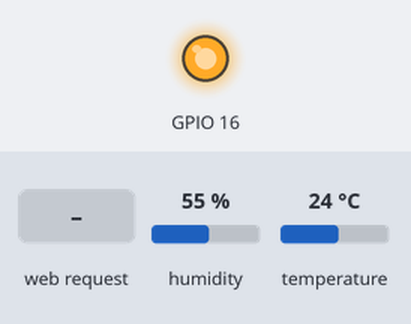
A sketch run on a simulated ESP8266 (NodeMCU). Shown: output pins drawn as LEDs (lit = HIGH). The inputs (shaded band) are chosen by the test bench; at power-on: humidity 55 %, temperature 24 °C. WiFi joins after 1.5 s; servers stay silent unless stated; web services answer with replies made up by the test bench; pins used as bus, display or sensor lines are not drawn; what the sketch prints to the serial monitor is not drawn.

Above: at 2.9 s.
3.0 s: HTTP request GET /readTemp received
At 3.07 s:
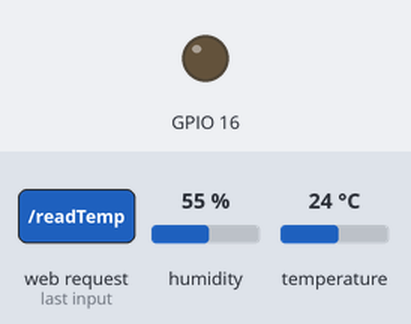
Timing chart, 0 to 6.0 s (numbered marks = the images above; inputs shaded):
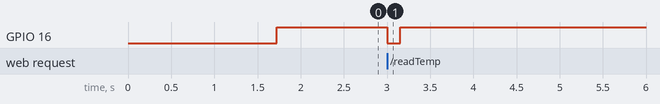

The sketch:

dht_wifi_2_ajax.ino
```cpp
// Simple testing program for ESP8266 Node MCU dev. kit and DHT22 sensor
// ESP8266 periodically reads DHT22 for temperature and humidity and
// provides this data via HTTP server which is accessible via WiFi.
// Data on the web page are refreshed periodically by AJAX functions.
// DHT22 connection:
//
//    DHT22       Node MCU
//   +------+    +-----+
//   | GND  |----| GND |
//   | NC   |    |     |
//   | DATA |----| D4  |
//   | VCC  |----| D2  |
//   +------+    +-----+
//

#include "DHT.h"
#include <ESP8266WiFi.h>
#include <WiFiClient.h>
#include <ESP8266WebServer.h>
#include <ESP8266HTTPClient.h>

#include "index.h"        // Our HTML webpage contents with javascripts

#define VCC_PIN 4         // Provide VCC on this pin
#define DHTPIN  2         // what digital pin we're connected to
#define DHTTYPE DHT22     // DHT 22  (AM2302), AM2321

DHT dht(DHTPIN, DHTTYPE);     // Initialize DHT sensor.
ESP8266WebServer server(80);  // Port 80

// Station access to the router
const char* g_SSID_STA = "<YourAPssid>";
const char* g_PSWD_STA = "<Password>";

// Soft. AP access
const char* g_SSID_AP = "TempHumidity";
const char* g_PSWD_AP = "onforever";

IPAddress g_STA_IP;       // IP obtained from router's DHCP
IPAddress g_AP_IP;        // Our SW AP IP
String    g_PUB_IP;       // Public IP of the router

float     g_H             = 0;     // Hummidity
float     g_T             = 0;     // Temperature
int       g_CH            = 10;    // Channel Wifi
long      g_LAST_MEAS     = 0;     // The last measurement
long      g_LAST_ACTIVITY = 0;     // The last activity on http
long      g_DUR_ACTIVITY  = 150;   // The last activity on http
long      g_LAST_IP       = 0;     // The last public IP check
const int c_DURATION_MEAS = 3000;  // The frequency of temperature measurement
const int c_PERIOD_IP     = 60000; // Check public IP period

//==============================================================
//                  FUNCTIONS
//==============================================================

// HTTP sever - handle requests
void handleRoot(){
  String s = MAIN_page;             // Read HTML contents
  server.send(200, "text/html", s); // Send web page
}

// HTTP sever - handle AJAX requests for values
void handleValues() {
  // LED ON when activity has been started
  digitalWrite(16, LOW);
  g_LAST_ACTIVITY = millis();

  // Update IP info
  g_STA_IP = WiFi.localIP();
  g_AP_IP  = WiFi.softAPIP();

  String values;
  values = String(g_T) + ";" + String(g_H) + ";" +
           g_STA_IP.toString() + ";" + g_AP_IP.toString() + ";" + g_PUB_IP;
  server.send(200, "text/plane", values); // Send Temp value only to client ajax request
}
/*
// HTTP sever - receive channel value from the client
void handleChannel() {
 String channelValue = "1";
 String t_state = server.arg("ChannelValue"); //Refer  xhttp.open("GET", "setLED?LEDstate="+led, true);
 g_CH = t_state.toInt();
 WiFi.softAP(g_SSID_AP, g_PSWD_AP, g_CH, false);
 Serial.println(t_state);
 Serial.println(g_CH);
 String wifiChannelState = String(g_CH); //Feedback parameter

 server.send(200, "text/plane", wifiChannelState); //Send web page
}
*/

// DHT22 - loop measuring
void MeasLoop(long now){
  // Take a measurement at a fixed time
  if( now - g_LAST_MEAS > c_DURATION_MEAS ){
    //digitalWrite(16, LOW);
    float h = 0;
    float t = 0;

    // Reading temperature or humidity takes about 250 milliseconds!
    // Sensor readings may also be up to 2 seconds 'old' (its a very slow sensor)
    h = dht.readHumidity();
    // Read temperature as Celsius (the default)
    t = dht.readTemperature();

    // Check if any reads failed and exit early (to try again).
    if (isnan(h) || isnan(t)) {
      Serial.println("Failed to read from DHT sensor!");
      delay(1000);
      return;
    }

    g_H = h;
    g_T = t;

    Serial.print("Humidity: ");
    Serial.print(g_H);
    Serial.print(" %\t");
    Serial.print("Temperature: ");
    Serial.print(g_T);
    Serial.print(" *C ");
    Serial.print(" \n");

    g_LAST_MEAS = millis();  //Remember the last time measurement

    //digitalWrite(16, HIGH);
  }
}

// Get my external IP
String GetExternalIP()
{
  HTTPClient http;
  int httpCode = 0;
  String ip = "0.0.0.0";

  Serial.print("GetExternalIP(): Send HTTP request... ");
  http.begin("http://api.ipify.org/");
  httpCode = http.GET();
  Serial.print("Got HTTP response code: ");
  Serial.print(httpCode);

  if (httpCode > 0) {
    String payload = http.getString();
    ip = payload;
    Serial.println(" IP: " + payload);
  }

  http.end();
  return ip;
}

//==============================================================
//                  SETUP
//==============================================================
void setup(void) {
  Serial.begin(9600);
  Serial.println("DHTxx test!");
  dht.begin();

  // Run SW AP
  WiFi.softAP(g_SSID_AP, g_PSWD_AP/*, 10, false*/);

  Serial.println("");
  Serial.println("Soft AP IP address: " + WiFi.softAPIP().toString() );

  // Setup WIFI to connect to AP (router)
  WiFi.mode(WIFI_AP_STA);
  WiFi.begin(g_SSID_STA, g_PSWD_STA);
  Serial.println("");

  // Wait for WIFI connection
  while (WiFi.status() != WL_CONNECTED) {
    delay(500);
    Serial.print(".");
  }

  g_PUB_IP = GetExternalIP();

  // HTTP server - assign handlers
  server.on("/", handleRoot);
  server.on("/readTemp", handleValues);
  //server.on("/setChannel", handleChannel);
  server.begin();
  Serial.println("HTTP server started at ip " + WiFi.localIP().toString() );

  // Setup LED
  pinMode(16, OUTPUT);

  // Provide VCC to sensor
  pinMode(VCC_PIN, OUTPUT);
  digitalWrite(VCC_PIN, HIGH);
}


//==============================================================
//                  LOOP
//==============================================================
void loop() {
  long t = millis();
  long time_ip = millis();

  MeasLoop( t );

  // Server
  server.handleClient();

  // Turn activity LED off
  if ( millis() - g_LAST_ACTIVITY > g_DUR_ACTIVITY ) {
    digitalWrite(16, HIGH);
  }

  // Update public IP
  if ( millis() - g_LAST_IP > c_PERIOD_IP) {
    g_PUB_IP = GetExternalIP();
    g_LAST_IP = millis();
  }

}
```

index.h
```cpp
const char MAIN_page[] PROGMEM = R"=====(
<!DOCTYPE html>
<html>
<head>
  <title>ESP8266 Web Server</title>
 <style>
  body { background-color: #000000; font-family: Arial, Helvetica, Sans-Serif; Color: #00ff00; font-size: 50px }
  table, th, td { border: 1px solid gray }
  #TempDesc      {Color: #ff5050;}
  #HumidityDesc  {Color: #6699ff;}
  #TempValue     {Color: #ff5050; font-weight: bold;}
  #HumidityValue {Color: #6699ff; font-weight: bold;}
 </style>
</head>
<body>

<table border='1'>
 <tr>
  <td><span id="TempDesc">Temperature [*C]:</span></td><td><span id="TempValue">0</span></td>
 </tr>
 <tr>
  <td><span id="HumidityDesc">Humidity [%]:</span></td><td><span id="HumidityValue">0</span></td>
 </tr>
 <tr>
  <td>IP (Station):</td><td><span id="IPsta">0</span></td>
 </tr>
 <tr>
  <td>IP (SW AP):</td><td><span id="IPap">0</span></td>
 </tr>
 <tr>
  <td>IP (Public):</td><td><span id="IPpub">0</span></td>
 </tr>
 <!--/*<tr>
  <td>WiFi channel:</td><td><b><span id="WifiChannel">0</span></b></td>
 </tr>*/-->
</table>
<!-- /*
<div id="channels">
  <button type="button" onclick="sendData(0)">0</button>
  <button type="button" onclick="sendData(1)">1</button>
  <button type="button" onclick="sendData(2)">2</button>
  <button type="button" onclick="sendData(3)">3</button>
  <button type="button" onclick="sendData(4)">4</button>
  <button type="button" onclick="sendData(5)">5</button>
  <button type="button" onclick="sendData(6)">6</button>
  <button type="button" onclick="sendData(7)">7</button>
  <button type="button" onclick="sendData(8)">8</button>
  <button type="button" onclick="sendData(9)">9</button>
  <button type="button" onclick="sendData(10)">10</button>
  <button type="button" onclick="sendData(11)">11</button>
  <button type="button" onclick="sendData(12)">12</button>
  <button type="button" onclick="sendData(13)">13</button>
  <br>
</div>
*/-->
<script>

function sendData(ch) {
  var xhttp = new XMLHttpRequest();
  xhttp.onreadystatechange = function() {
    if (this.readyState == XMLHttpRequest.DONE && this.status == 200) {
      document.getElementById("WifiChannel").innerHTML =
      this.responseText;
    }
  };
  xhttp.open("GET", "setChannel?ChannelValue="+ch, true);
  xhttp.send();
}

setInterval(function() {
  // Call a function repetatively with 4 Second interval
  getData();
}, 4000); // 4000mSeconds update rate

function getData() {
  var xhttp = new XMLHttpRequest();

  xhttp.onreadystatechange = function() {
    if (this.readyState == XMLHttpRequest.DONE && this.status == 200) {
      var responseArray = this.responseText.split(";");
      document.getElementById("TempValue").innerHTML = responseArray[0];
      document.getElementById("HumidityValue").innerHTML = responseArray[1];
      document.getElementById("IPsta").innerHTML = responseArray[2];
      document.getElementById("IPap").innerHTML = responseArray[3];
      document.getElementById("IPpub").innerHTML = responseArray[4];
    }
  };
  xhttp.open("GET", "readTemp", true);
  xhttp.send();
}
</script>
<br>
</body>
</html>
)=====";
```

Measured:
- after the input at 3.0 s, GPIO 16: HIGH → LOW at once, → HIGH 0.15 s later
